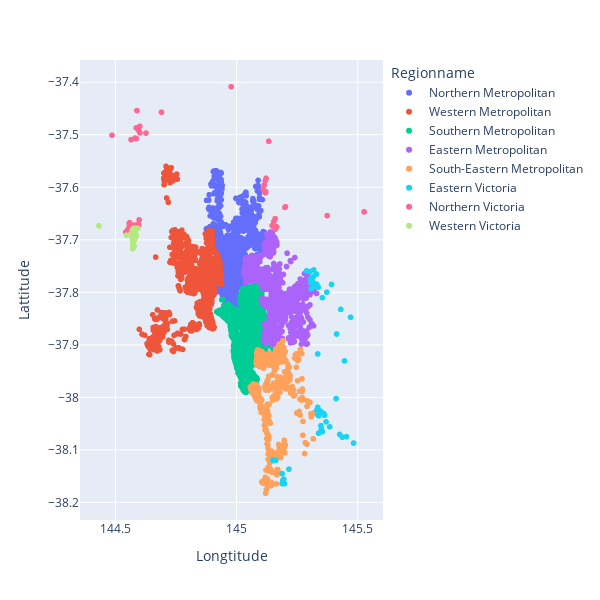

Write notebook code for a chart like this one.
### Markdown cell above
## Visualization 18: Scatter Plots Using Plotly

### Code cell
fig = px.scatter(melb, y="Lattitude", x="Longtitude",  # Numerical
                 
                        color="Regionname", # hue  # Categorical
                        
                        width =600,height = 600,
                        
                        # marginal_y="histogram", marginal_x="rug"
                        )
# fig.update_layout(scene_aspectmode='data')
# plt.figure(figsize=(3,2))
fig.show()

### Figure 1 — Plotly figure (JSON) as saved in the notebook; plotly's stock layout.template omitted (floating-point values rounded to 4 significant figures; data arrays with more than 128 entries replaced by an {"elided": "..."} marker saying what was removed)
{"data": [{"hovertemplate": "Regionname=Northern Metropolitan<br>Longtitude=%{x}<br>Lattitude=%{y}<extra></extra>", "legendgroup": "Northern Metropolitan", "marker": {"color": "#636efa", "symbol": "circle"}, "mode": "markers", "name": "Northern Metropolitan", "showlegend": true, "type": "scattergl", "x": {"elided": "3890 float values"}, "xaxis": "x", "y": {"elided": "3890 float values"}, "yaxis": "y"}, {"hovertemplate": "Regionname=Western Metropolitan<br>Longtitude=%{x}<br>Lattitude=%{y}<extra></extra>", "legendgroup": "Western Metropolitan", "marker": {"color": "#EF553B", "symbol": "circle"}, "mode": "markers", "name": "Western Metropolitan", "showlegend": true, "type": "scattergl", "x": {"elided": "2948 float values"}, "xaxis": "x", "y": {"elided": "2948 float values"}, "yaxis": "y"}, {"hovertemplate": "Regionname=Southern Metropolitan<br>Longtitude=%{x}<br>Lattitude=%{y}<extra></extra>", "legendgroup": "Southern Metropolitan", "marker": {"color": "#00cc96", "symbol": "circle"}, "mode": "markers", "name": "Southern Metropolitan", "showlegend": true, "type": "scattergl", "x": {"elided": "4695 float values"}, "xaxis": "x", "y": {"elided": "4695 float values"}, "yaxis": "y"}, {"hovertemplate": "Regionname=Eastern Metropolitan<br>Longtitude=%{x}<br>Lattitude=%{y}<extra></extra>", "legendgroup": "Eastern Metropolitan", "marker": {"color": "#ab63fa", "symbol": "circle"}, "mode": "markers", "name": "Eastern Metropolitan", "showlegend": true, "type": "scattergl", "x": {"elided": "1471 float values"}, "xaxis": "x", "y": {"elided": "1471 float values"}, "yaxis": "y"}, {"hovertemplate": "Regionname=South-Eastern Metropolitan<br>Longtitude=%{x}<br>Lattitude=%{y}<extra></extra>", "legendgroup": "South-Eastern Metropolitan", "marker": {"color": "#FFA15A", "symbol": "circle"}, "mode": "markers", "name": "South-Eastern Metropolitan", "showlegend": true, "type": "scattergl", "x": {"elided": "450 float values"}, "xaxis": "x", "y": {"elided": "450 float values"}, "yaxis": "y"}, {"hovertemplate": "Regionname=Eastern Victoria<br>Longtitude=%{x}<br>Lattitude=%{y}<extra></extra>", "legendgroup": "Eastern Victoria", "marker": {"color": "#19d3f3", "symbol": "circle"}, "mode": "markers", "name": "Eastern Victoria", "showlegend": true, "type": "scattergl", "x": [145.3, 145.1, 145.1, 145.3, 145.3, 145.3, 145.2, 145.3, 145.3, 145.4, 145.4, 145.4, 145.5, 145.4, 145.3, 145.4, 145.3, 145.5, 145.3, 145.3, 145.3, 145.4, 145.3, 145.3, 145.3, 145.2, 145.3, 145.3, 145.3, 145.3, 145.4, 145.5, 145.4, 145.4, 145.3, 145.2, 145.2, 145.4, 145.4, 145.3, 145.4, 145.2, 145.2, 145.3, 145.4, 145.3, 145.4, 145.4, 145.3, 145.2, 145.2, 145.4, 145.3], "xaxis": "x", "y": [-38.02, -38.12, -38.12, -37.79, -37.77, -38.05, -38.16, -37.79, -37.78, -38.0, -38.03, -37.8, -38.07, -37.83, -38.03, -38.06, -37.76, -37.85, -37.92, -38.07, -38.07, -37.81, -37.79, -38.02, -37.76, -38.16, -37.78, -37.76, -37.77, -37.79, -38.07, -38.09, -38.06, -38.06, -38.03, -38.16, -38.16, -38.08, -38.05, -38.04, -37.93, -38.12, -38.14, -37.78, -38.07, -37.78, -37.78, -38.03, -37.77, -38.12, -38.15, -37.88, -37.77], "yaxis": "y"}, {"hovertemplate": "Regionname=Northern Victoria<br>Longtitude=%{x}<br>Lattitude=%{y}<extra></extra>", "legendgroup": "Northern Victoria", "marker": {"color": "#FF6692", "symbol": "circle"}, "mode": "markers", "name": "Northern Victoria", "showlegend": true, "type": "scattergl", "x": [145.2, 145.1, 144.6, 145.5, 144.6, 144.6, 144.7, 144.6, 144.5, 145.1, 145.2, 144.6, 145.2, 144.6, 144.5, 144.6, 144.6, 144.6, 144.6, 144.6, 145.4, 145.1, 145.1, 144.6, 144.6, 145.1, 145.2, 145.1, 144.6, 145.2, 145.1, 144.6, 144.6, 145.2, 144.6, 145.0, 145.2, 145.1, 144.6, 144.6, 144.6], "xaxis": "x", "y": [-37.68, -37.61, -37.5, -37.65, -37.68, -37.49, -37.46, -37.68, -37.5, -37.67, -37.67, -37.48, -37.64, -37.67, -37.69, -37.51, -37.49, -37.67, -37.67, -37.68, -37.65, -37.58, -37.6, -37.66, -37.67, -37.51, -37.68, -37.6, -37.67, -37.68, -37.59, -37.51, -37.5, -37.64, -37.51, -37.41, -37.66, -37.61, -37.67, -37.67, -37.45], "yaxis": "y"}, {"hovertemplate": "Regionname=Western Victoria<br>Longtitude=%{x}<br>Lattitude=%{y}<extra></extra>", "legendgroup": "Western Victoria", "marker": {"color": "#B6E880", "symbol": "circle"}, "mode": "markers", "name": "Western Victoria", "showlegend": true, "type": "scattergl", "x": [144.6, 144.6, 144.6, 144.6, 144.6, 144.6, 144.6, 144.6, 144.6, 144.6, 144.6, 144.4, 144.6, 144.6, 144.6, 144.6, 144.6, 144.6, 144.6, 144.6, 144.6, 144.6, 144.5, 144.6, 144.6, 144.6, 144.6, 144.6, 144.6, 144.6, 144.6, 144.6], "xaxis": "x", "y": [-37.69, -37.69, -37.69, -37.7, -37.69, -37.7, -37.68, -37.7, -37.7, -37.69, -37.69, -37.67, -37.69, -37.68, -37.7, -37.71, -37.7, -37.7, -37.71, -37.69, -37.72, -37.7, -37.69, -37.71, -37.7, -37.68, -37.68, -37.71, -37.7, -37.69, -37.68, -37.7], "yaxis": "y"}], "layout": {"height": 600, "legend": {"title": {"text": "Regionname"}, "tracegroupgap": 0}, "margin": {"t": 60}, "width": 600, "xaxis": {"anchor": "y", "domain": [0, 1], "title": {"text": "Longtitude"}}, "yaxis": {"anchor": "x", "domain": [0, 1], "title": {"text": "Lattitude"}}}}
